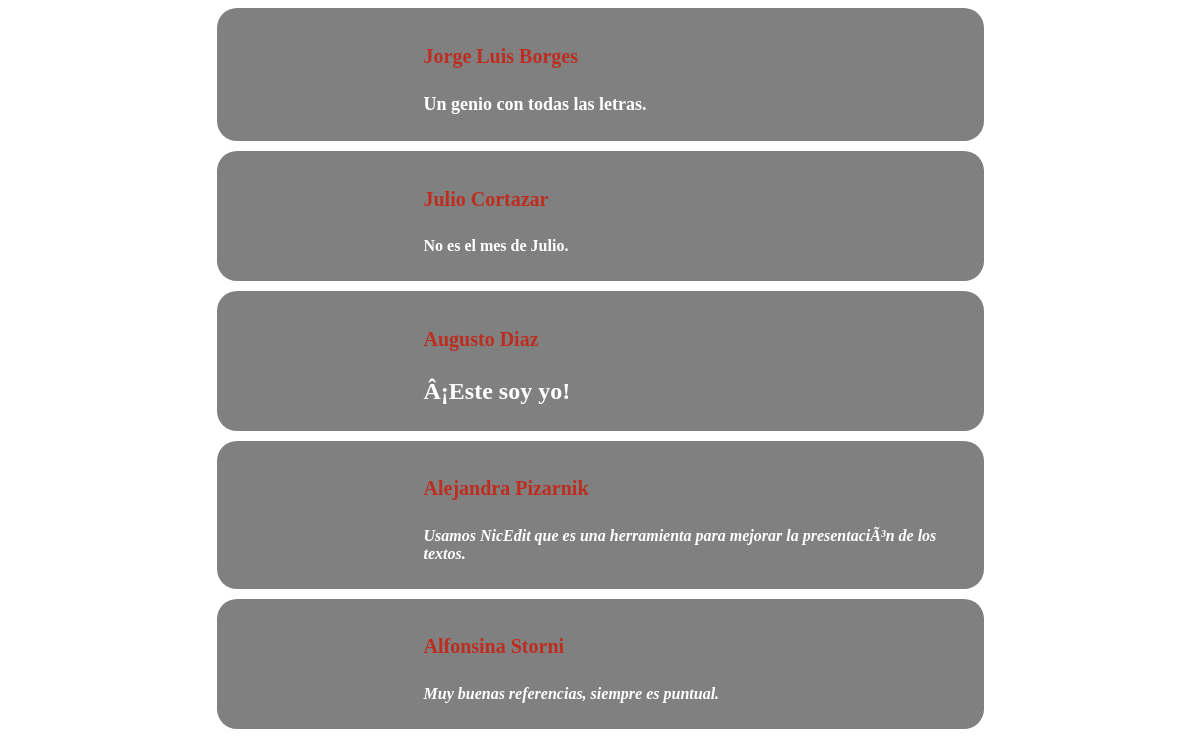
Screenshot of /ver_empleado.php with the database file from the repository.
### tables this page shows
CREATE TABLE `empleados` (
  `id` int(11) NOT NULL,
  `nombre` varchar(30) NOT NULL,
  `apellido` varchar(50) NOT NULL,
  `imagen` varchar(30) NOT NULL,
  `descripcion` text NOT NULL
);

### ver_empleado.php (the view, shortened to what this page needs)
<!DOCTYPE html>
<html lang="es">
<head>
    <link rel="stylesheet" href="styles.css">
</head>
<body>
<section id="inicio">
    <?php
    $consulta = mysqli_query($datos_db, 'SELECT * FROM empleados ORDER BY apellido');
    while($lista_empleados = mysqli_fetch_assoc($consulta)) {
    ?>
    <div class="empleados">
        <div class="info_emp">
            <h4>
                <?php echo $lista_empleados['nombre']. " ".$lista_empleados['apellido'];?>
            </h4>
            <p><?php echo $lista_empleados['descripcion']; ?></p>
        </div>
    </div>
   <?php } ?>
</section>
</body>
</html>

### styles.css (style rules this page uses)
body { box-sizing: border-box; color: white; }
#inicio { max-width: 767px; margin: 0 auto; }
h4 { font-size: 20px; color: #bd2d20; }
.empleados { width: 100%; padding: 10px; box-sizing: border-box; background-color: grey; margin-bottom: 10px; font-weight: bold; border-radius: 20px; }
.info_emp { width: 550px; float: right; }

### rows the page displays
empleados: nombre "Jorge Luis", apellido "Borges", descripcion "Un genio con todas las letras."
empleados: nombre "Julio", apellido "Cortazar", descripcion "No es el mes de Julio."
empleados: nombre "Augusto", apellido "Diaz", descripcion "Â¡Este soy yo!"
empleados: nombre "Alejandra", apellido "Pizarnik", descripcion "Usamos NicEdit que es una herramienta para mejorar la presentaciÃ³n de los textos."
empleados: nombre "Alfonsina", apellido "Storni", descripcion "Muy buenas referencias, siempre es puntual."
